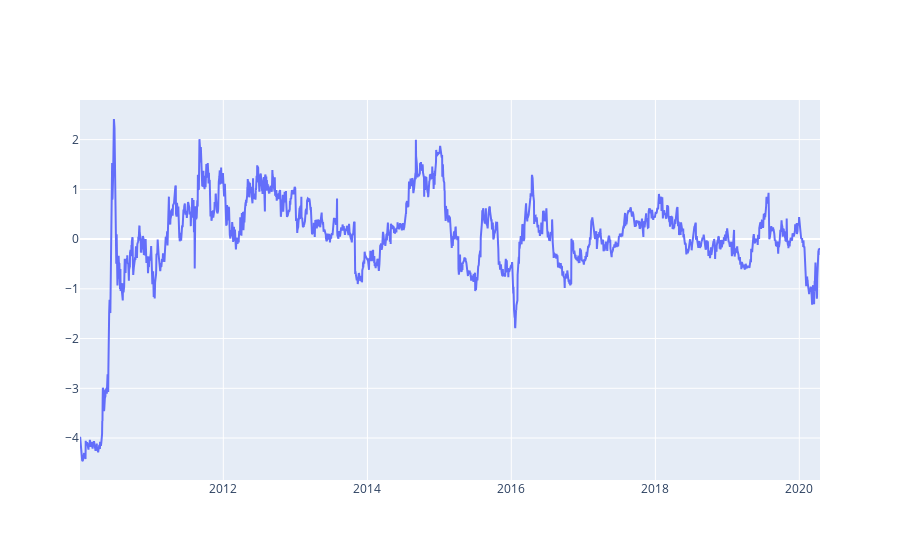
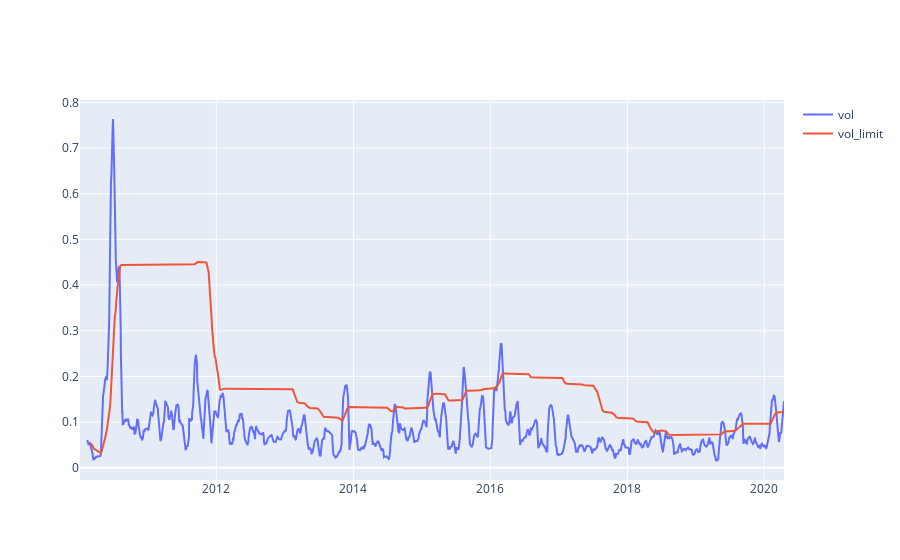
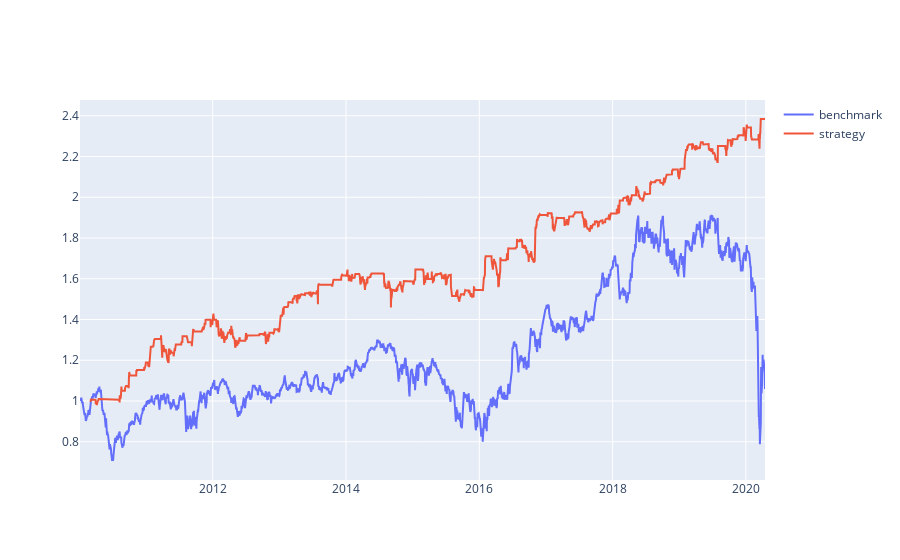

The cell these charts' notebook holds for them, in order:
### Markdown cell above
## Trade

### Code cell
portfolio, mavg_zscore = algos.pair_trade_with_zscore_limit(settings, quotes)

### Figure 1 — Plotly figure (JSON) as saved in the notebook; plotly's stock layout.template omitted (floating-point values rounded to 4 significant figures; data arrays with more than 128 entries replaced by an {"elided": "..."} marker saying what was removed)
{"data": [{"mode": "lines", "name": "zscore", "type": "scatter", "x": {"elided": "2593 str values"}, "y": {"elided": "2593 float values"}}], "layout": {}}

### Figure 2 — Plotly figure (JSON) as saved in the notebook; plotly's stock layout.template omitted (floating-point values rounded to 4 significant figures; data arrays with more than 128 entries replaced by an {"elided": "..."} marker saying what was removed)
{"data": [{"mode": "lines", "name": "vol", "type": "scatter", "x": {"elided": "2593 str values"}, "y": {"elided": "2593 float values"}}, {"mode": "lines", "name": "vol_limit", "type": "scatter", "x": {"elided": "2593 str values"}, "y": {"elided": "2593 float values"}}], "layout": {}}

### Figure 3 — Plotly figure (JSON) as saved in the notebook; plotly's stock layout.template omitted (floating-point values rounded to 4 significant figures; data arrays with more than 128 entries replaced by an {"elided": "..."} marker saying what was removed)
{"data": [{"mode": "lines", "name": "benchmark", "type": "scatter", "x": {"elided": "2593 str values"}, "y": {"elided": "2593 float values"}}, {"mode": "lines", "name": "strategy", "type": "scatter", "x": {"elided": "2642 str values"}, "y": {"elided": "2642 float values"}}], "layout": {}}
